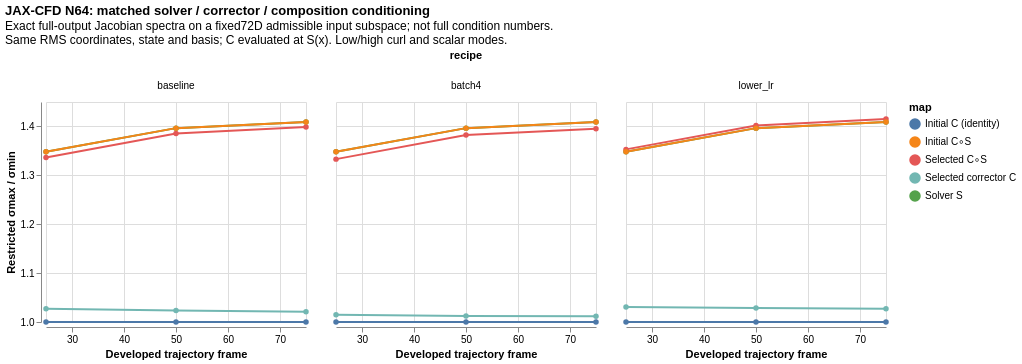

Write a Vega-Lite specification for this figure.
### Vega-Lite specification from a JSON file in a GitHub repository (floating-point values rounded to 4 significant figures)
{"$schema": "https://vega.github.io/schema/vega-lite/v6.4.1.json", "config": {"view": {"continuousHeight": 300, "continuousWidth": 300}}, "data": {"name": "data-d771df889c6289e8b73bcd623fc82692"}, "datasets": {"data-d771df889c6289e8b73bcd623fc82692": [{"frame": 25, "map": "Solver S", "recipe": "baseline", "restricted_condition": 1.348}, {"frame": 25, "map": "Selected corrector C", "recipe": "baseline", "restricted_condition": 1.027}, {"frame": 25, "map": "Selected C∘S", "recipe": "baseline", "restricted_condition": 1.336}, {"frame": 25, "map": "Initial C (identity)", "recipe": "baseline", "restricted_condition": 1.0}, {"frame": 25, "map": "Initial C∘S", "recipe": "baseline", "restricted_condition": 1.348}, {"frame": 50, "map": "Solver S", "recipe": "baseline", "restricted_condition": 1.397}, {"frame": 50, "map": "Selected corrector C", "recipe": "baseline", "restricted_condition": 1.024}, {"frame": 50, "map": "Selected C∘S", "recipe": "baseline", "restricted_condition": 1.386}, {"frame": 50, "map": "Initial C (identity)", "recipe": "baseline", "restricted_condition": 1.0}, {"frame": 50, "map": "Initial C∘S", "recipe": "baseline", "restricted_condition": 1.397}, {"frame": 75, "map": "Solver S", "recipe": "baseline", "restricted_condition": 1.409}, {"frame": 75, "map": "Selected corrector C", "recipe": "baseline", "restricted_condition": 1.021}, {"frame": 75, "map": "Selected C∘S", "recipe": "baseline", "restricted_condition": 1.399}, {"frame": 75, "map": "Initial C (identity)", "recipe": "baseline", "restricted_condition": 1.0}, {"frame": 75, "map": "Initial C∘S", "recipe": "baseline", "restricted_condition": 1.409}, {"frame": 25, "map": "Solver S", "recipe": "lower_lr", "restricted_condition": 1.348}, {"frame": 25, "map": "Selected corrector C", "recipe": "lower_lr", "restricted_condition": 1.031}, {"frame": 25, "map": "Selected C∘S", "recipe": "lower_lr", "restricted_condition": 1.353}, {"frame": 25, "map": "Initial C (identity)", "recipe": "lower_lr", "restricted_condition": 1.0}, {"frame": 25, "map": "Initial C∘S", "recipe": "lower_lr", "restricted_condition": 1.348}, {"frame": 50, "map": "Solver S", "recipe": "lower_lr", "restricted_condition": 1.397}, {"frame": 50, "map": "Selected corrector C", "recipe": "lower_lr", "restricted_condition": 1.029}, {"frame": 50, "map": "Selected C∘S", "recipe": "lower_lr", "restricted_condition": 1.402}, {"frame": 50, "map": "Initial C (identity)", "recipe": "lower_lr", "restricted_condition": 1.0}, {"frame": 50, "map": "Initial C∘S", "recipe": "lower_lr", "restricted_condition": 1.397}, {"frame": 75, "map": "Solver S", "recipe": "lower_lr", "restricted_condition": 1.409}, {"frame": 75, "map": "Selected corrector C", "recipe": "lower_lr", "restricted_condition": 1.027}, {"frame": 75, "map": "Selected C∘S", "recipe": "lower_lr", "restricted_condition": 1.415}, {"frame": 75, "map": "Initial C (identity)", "recipe": "lower_lr", "restricted_condition": 1.0}, {"frame": 75, "map": "Initial C∘S", "recipe": "lower_lr", "restricted_condition": 1.409}, {"frame": 25, "map": "Solver S", "recipe": "batch4", "restricted_condition": 1.348}, {"frame": 25, "map": "Selected corrector C", "recipe": "batch4", "restricted_condition": 1.015}, {"frame": 25, "map": "Selected C∘S", "recipe": "batch4", "restricted_condition": 1.333}, {"frame": 25, "map": "Initial C (identity)", "recipe": "batch4", "restricted_condition": 1.0}, {"frame": 25, "map": "Initial C∘S", "recipe": "batch4", "restricted_condition": 1.348}, {"frame": 50, "map": "Solver S", "recipe": "batch4", "restricted_condition": 1.397}, {"frame": 50, "map": "Selected corrector C", "recipe": "batch4", "restricted_condition": 1.012}, {"frame": 50, "map": "Selected C∘S", "recipe": "batch4", "restricted_condition": 1.383}, {"frame": 50, "map": "Initial C (identity)", "recipe": "batch4", "restricted_condition": 1.0}, {"frame": 50, "map": "Initial C∘S", "recipe": "batch4", "restricted_condition": 1.397}, {"frame": 75, "map": "Solver S", "recipe": "batch4", "restricted_condition": 1.409}, {"frame": 75, "map": "Selected corrector C", "recipe": "batch4", "restricted_condition": 1.012}, {"frame": 75, "map": "Selected C∘S", "recipe": "batch4", "restricted_condition": 1.395}, {"frame": 75, "map": "Initial C (identity)", "recipe": "batch4", "restricted_condition": 1.0}, {"frame": 75, "map": "Initial C∘S", "recipe": "batch4", "restricted_condition": 1.409}]}, "facet": {"column": {"field": "recipe", "type": "nominal"}}, "spec": {"encoding": {"color": {"field": "map", "type": "nominal"}, "tooltip": [{"field": "recipe", "type": "nominal"}, {"field": "frame", "type": "quantitative"}, {"field": "map", "type": "nominal"}, {"field": "restricted_condition", "type": "quantitative"}], "x": {"field": "frame", "title": "Developed trajectory frame", "type": "quantitative"}, "y": {"field": "restricted_condition", "scale": {"zero": false}, "title": "Restricted σmax / σmin", "type": "quantitative"}}, "height": 220, "mark": {"point": true, "type": "line"}, "width": 260}, "title": {"subtitle": ["Exact full-output Jacobian spectra on a fixed72D admissible input subspace; not full condition numbers.", "Same RMS coordinates, state and basis; C evaluated at S(x). Low/high curl and scalar modes."], "text": "JAX-CFD N64: matched solver / corrector / composition conditioning"}}
